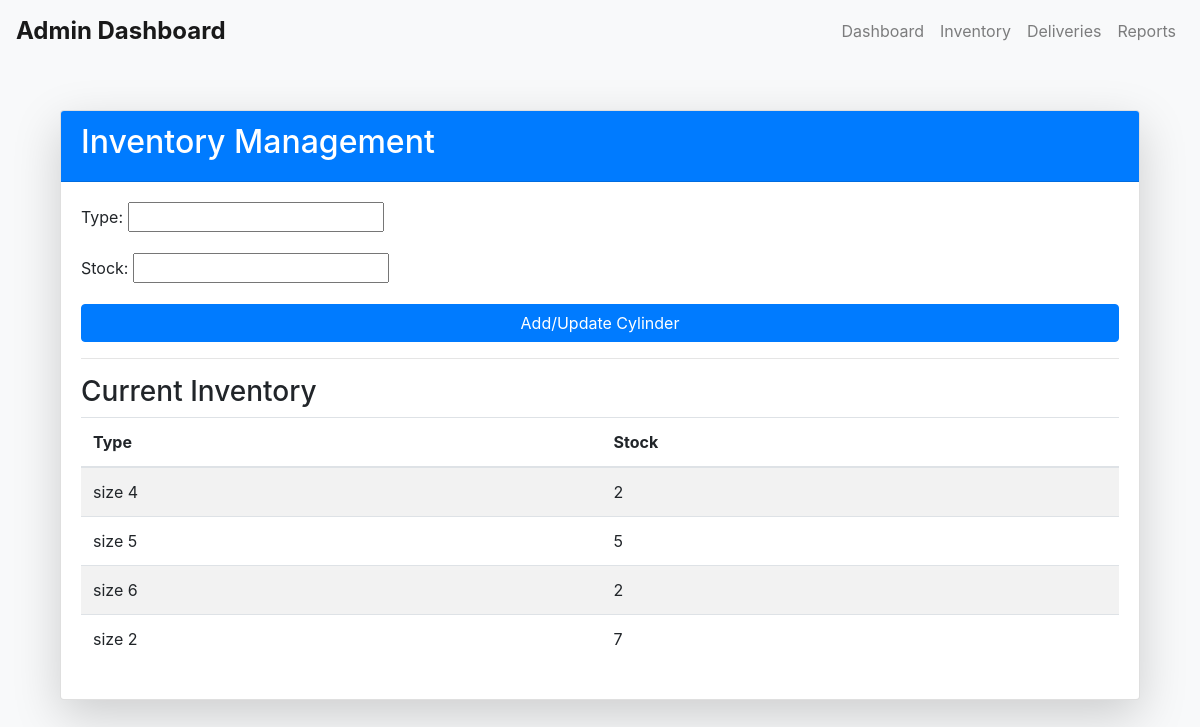
Screenshot of /admin-view/inventory/ (signed in) with the database file from the repository.
### booking/models.py (models this page shows, shortened)
class Cylinder(models.Model):
    type = models.CharField(max_length=100)
    stock = models.PositiveIntegerField()

### booking/views.py (the view)
# urls.py: path('admin-view/inventory/', inventory_management, name='inventory_management'),
@login_required
def inventory_management(request):
    if not request.user.is_staff:
        return redirect('home')
    cylinders = Cylinder.objects.all()
    if request.method == 'POST':
        form = CylinderForm(request.POST)
        if form.is_valid():
            form.save()
            return redirect('inventory_management')
    else:
        form = CylinderForm()
    context = {
        'cylinders': cylinders,
        'form': form
    }
    return render(request, 'booking/admin/inventory.html', context)

### booking/forms.py
class CylinderForm(forms.ModelForm):
    class Meta:
        model = Cylinder
        fields = ['type', 'stock']

### booking/templates/booking/admin/inventory.html (shortened to what this page needs)
{% extends 'admin_base.html' %}
{% block content %}
<div class="container mt-5">
    <div class="card shadow-lg">
        <div class="card-header bg-primary text-white">
            <h2>Inventory Management</h2>
        </div>
        <div class="card-body">
            <form method="post" class="needs-validation" novalidate>
                {{ form.as_p }}
                <div class="form-group mt-3">
                    <button type="submit" class="btn btn-primary btn-block">Add/Update Cylinder</button>
                </div>
            </form>
            <hr>
            <h3>Current Inventory</h3>
            <table class="table table-striped">
                <thead>
                    <tr>
                        <th>Type</th>
                        <th>Stock</th>
                    </tr>
                </thead>
                <tbody>
                    {% for cylinder in cylinders %}
                    <tr>
                        <td>{{ cylinder.type }}</td>
                        <td>{{ cylinder.stock }}</td>
                    </tr>
                    {% endfor %}
                </tbody>
            </table>
        </div>
    </div>
</div>
{% endblock %}

### booking/templates/admin_base.html (style rules this page uses)
body { background-color: #f8f9fa; }
.card { margin-top: 20px; }

### rows the page displays
Cylinder: type "size 4", stock "2"
Cylinder: type "size 5", stock "5"
Cylinder: type "size 6", stock "2"
Cylinder: type "size 2", stock "7"
